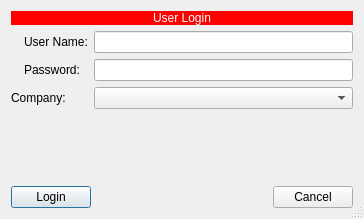
<?xml version="1.0" encoding="UTF-8"?>
<ui version="4.0">
 <class>UserLogin</class>
 <widget class="QDialog" name="UserLogin">
  <property name="geometry">
   <rect>
    <x>0</x>
    <y>0</y>
    <width>364</width>
    <height>219</height>
   </rect>
  </property>
  <property name="windowTitle">
   <string>User Login</string>
  </property>
  <property name="windowIcon">
   <iconset>
    <normaloff>:/main/Letter-S-icon.png</normaloff>:/main/Letter-S-icon.png</iconset>
  </property>
  <property name="sizeGripEnabled">
   <bool>true</bool>
  </property>
  <property name="modal">
   <bool>true</bool>
  </property>
  <layout class="QVBoxLayout" name="verticalLayout">
   <item>
    <widget class="QLabel" name="label_3">
     <property name="styleSheet">
      <string notr="true">font: 75 16pt &quot;MS Shell Dlg 2&quot;;
color: rgb(255, 255, 255);
background-color: rgb(255, 0, 0);</string>
     </property>
     <property name="text">
      <string>User Login</string>
     </property>
     <property name="alignment">
      <set>Qt::AlignCenter</set>
     </property>
    </widget>
   </item>
   <item>
    <layout class="QGridLayout" name="gridLayout">
     <item row="0" column="0" rowspan="2">
      <widget class="QLabel" name="label_4">
       <property name="text">
        <string/>
       </property>
       <property name="pixmap">
        <pixmap>:/images/SecurityLock.png</pixmap>
       </property>
      </widget>
     </item>
     <item row="2" column="0" colspan="2">
      <widget class="QLabel" name="label_5">
       <property name="text">
        <string>Company:</string>
       </property>
      </widget>
     </item>
     <item row="2" column="2">
      <widget class="QComboBox" name="cboCompanies"/>
     </item>
     <item row="0" column="2">
      <widget class="QLineEdit" name="UserName"/>
     </item>
     <item row="1" column="1">
      <widget class="QLabel" name="label_2">
       <property name="text">
        <string>Password:</string>
       </property>
      </widget>
     </item>
     <item row="0" column="1">
      <widget class="QLabel" name="label">
       <property name="text">
        <string>User Name:</string>
       </property>
      </widget>
     </item>
     <item row="1" column="2">
      <widget class="QLineEdit" name="Password">
       <property name="echoMode">
        <enum>QLineEdit::Password</enum>
       </property>
      </widget>
     </item>
    </layout>
   </item>
   <item>
    <spacer name="verticalSpacer">
     <property name="orientation">
      <enum>Qt::Vertical</enum>
     </property>
     <property name="sizeHint" stdset="0">
      <size>
       <width>20</width>
       <height>12</height>
      </size>
     </property>
    </spacer>
   </item>
   <item>
    <layout class="QHBoxLayout" name="horizontalLayout">
     <item>
      <widget class="QPushButton" name="Login">
       <property name="text">
        <string>Login</string>
       </property>
       <property name="icon">
        <iconset>
         <normaloff>:/images/preferences.png</normaloff>:/images/preferences.png</iconset>
       </property>
      </widget>
     </item>
     <item>
      <spacer name="horizontalSpacer">
       <property name="orientation">
        <enum>Qt::Horizontal</enum>
       </property>
       <property name="sizeHint" stdset="0">
        <size>
         <width>40</width>
         <height>20</height>
        </size>
       </property>
      </spacer>
     </item>
     <item>
      <widget class="QPushButton" name="Cancel">
       <property name="text">
        <string>Cancel</string>
       </property>
       <property name="icon">
        <iconset>
         <normaloff>:/images/delete.png</normaloff>:/images/delete.png</iconset>
       </property>
      </widget>
     </item>
    </layout>
   </item>
  </layout>
 </widget>
 <resources/>
 <connections/>
</ui>
